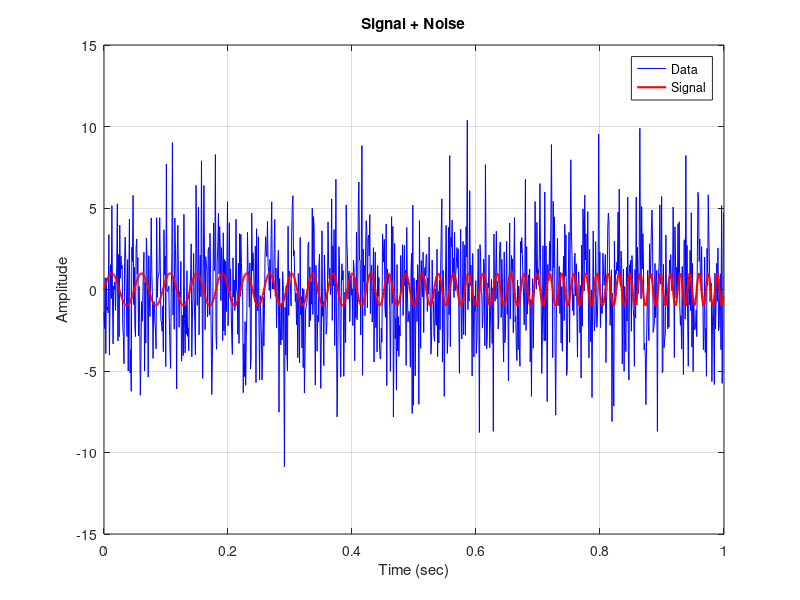
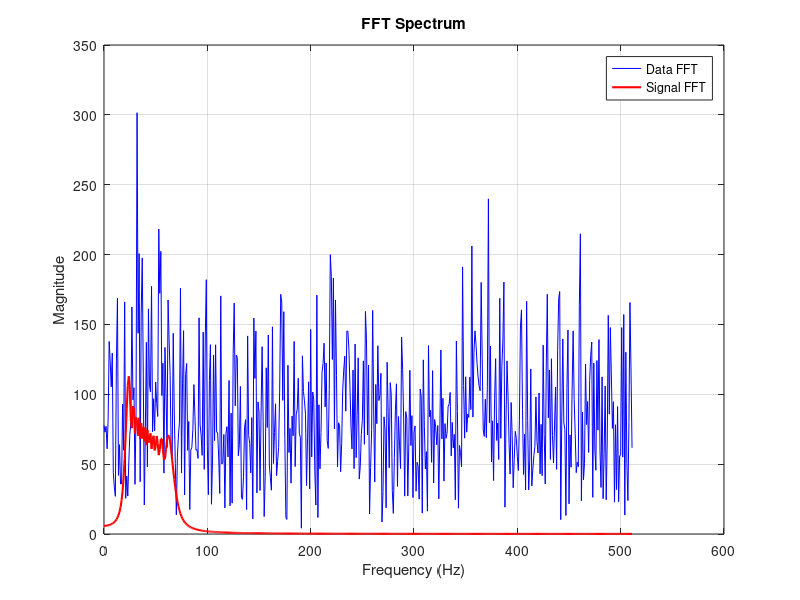

MATLAB code to generate these figures, in order: (Note: this script raises an error after producing the figures.)
% 采样设置
fs = 1024;
T = 1;
N = round(T * fs);
t = (0:N-1) / fs;

% fftfreq函数的实现
fftfreq = @(n, d) [0:floor((n-1)/2), -floor(n/2):-1] / (n * d);

% 多项式调制信号函数
func = @(t, A, a1, a2, a3) A * sin(2 * pi * (a1 * t + a2 * t.^2 + a3 * t.^3));

% 生成信号与噪声
A = 1.0; a1 = 20; a2 = 10; a3 = 10;
signal = func(t, A, a1, a2, a3);
noise = 3 * randn(1, N);  % 标准差为3的高斯白噪声
data = signal + noise;

% 时域图
figure;
plot(t, data, 'b', 'DisplayName', 'Data');
hold on;
plot(t, signal, 'r', 'LineWidth', 1.5, 'DisplayName', 'Signal');
xlabel('Time (sec)');
ylabel('Amplitude');
title('Signal + Noise');
legend('Location', 'best');
grid on;

% 频域图（FFT）
datFFT = abs(fft(data));
sigFFT = abs(fft(signal));
freqs = fftfreq(N, 1/fs);
kNyq = floor(N/2);
posFreq = freqs(1:kNyq);

figure;
plot(posFreq, datFFT(1:kNyq), 'b', 'DisplayName', 'Data FFT');
hold on;
plot(posFreq, sigFFT(1:kNyq), 'r', 'LineWidth', 1.5, 'DisplayName', 'Signal FFT');
xlabel('Frequency (Hz)');
ylabel('Magnitude');
title('FFT Spectrum');
legend('Location', 'best');
grid on;

% 时频图（Spectrogram）
[~, f, tt, ps] = spectrogram(data, hamming(64), 60, [], fs);
figure;
surf(tt, f, 10*log10(abs(ps)), 'EdgeColor', 'none');
xlabel('Time (sec)');
ylabel('Frequency (Hz)');
zlabel('Magnitude (dB)');
title('Spectrogram');
colorbar;
view(0, 90);

% 另一种显示方式 - 使用imagesc
figure;
imagesc(tt, f, 10*log10(abs(ps)));
axis xy;
xlabel('Time (sec)');
ylabel('Frequency (Hz)');
title('Spectrogram (imagesc)');
colorbar;
%1.生成采样时间为1秒、采样频率为1024Hz的信号
%2.创建一个三次多项式调制的正弦信号
%3.添加高斯白噪声（标准差为3）
%4.绘制时域图，显示原始信号和带噪声的信号
%5.计算并绘制FFT频谱图
%6.计算并绘制时频图（spectrogram）
